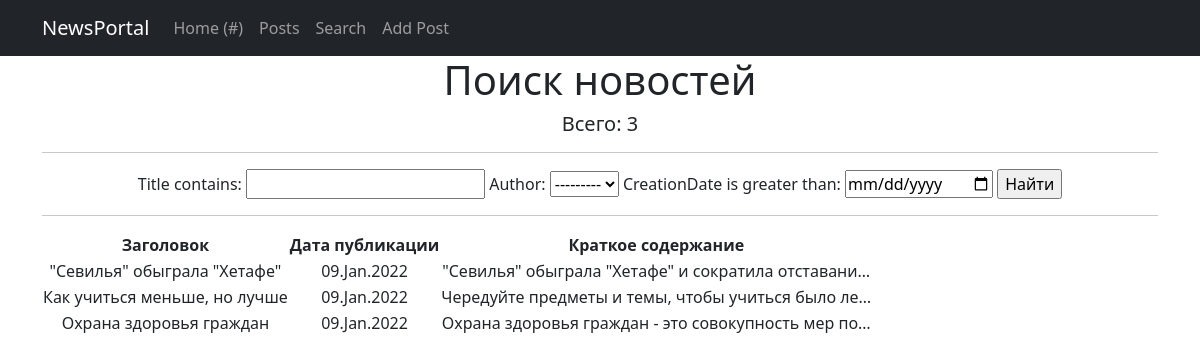
Before: /news/search with the older database file.
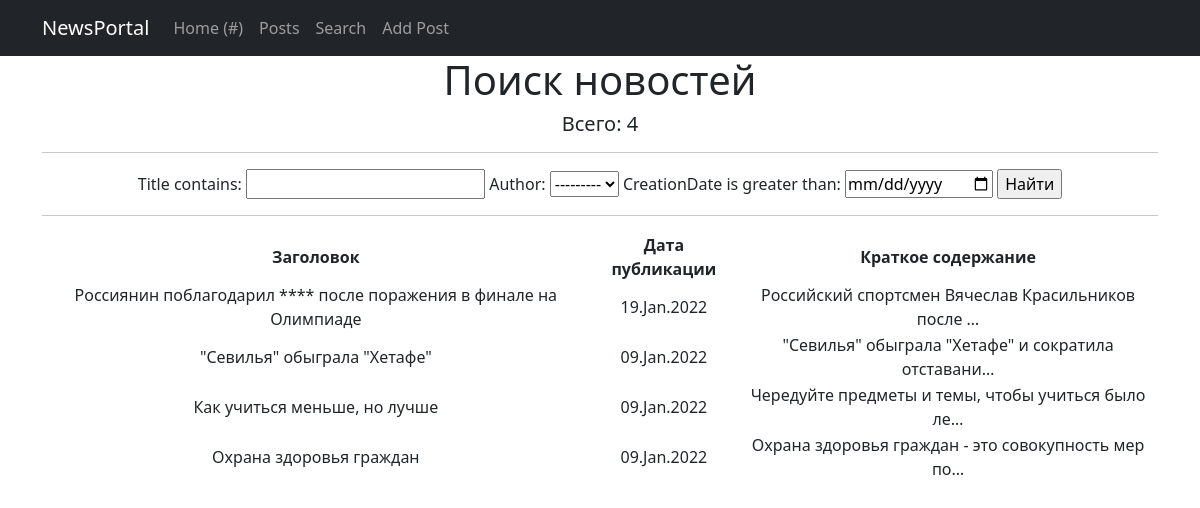
After: the same page with the newer database file.
### news/models.py (models this page shows, shortened)
class Post(models.Model):
    author = models.ForeignKey(Author, on_delete=models.CASCADE)
    NEWS = 'NW'
    ARTICLES = 'AR'
    CATEGORY_CHOICE = [
        (NEWS, 'Новости'),
        (ARTICLES, 'Статьи')
    ]
    categoryType = models.CharField(max_length=2, choices=CATEGORY_CHOICE, default=ARTICLES)
    creationDate = models.DateTimeField(auto_now_add=True)
    postCategory = models.ManyToManyField(Category, through='PostCategory')
    title = models.CharField(max_length=128)
    text = models.TextField()
    rate = models.SmallIntegerField(default=0)

### news/views.py (the view)
# urls.py: path('search', PostSearch.as_view()),
class PostSearch(ListView):
    model = Post
    template_name = 'search.html'
    context_object_name = 'news_search'
    ordering = ['-creationDate']
    def get_context_data(self, **kwargs):
        context = super().get_context_data(**kwargs)
        context['filter'] = NewsFilter(self.request.GET, queryset=self.get_queryset())
        return context

### news/models.py (called while the page is built)
    def __str__(self):
        return f'{self.authorUser.username}'

### news/templatetags/my_filters.py (called while the page is built)
@register.filter(name='censor')
def censor(value):
    text_list = str(value).split()
    bad_words = ['осёл', 'лошар', 'лопух',]
    for i, word in enumerate(text_list):
        if word.strip(',') in bad_words:
            text_list[i] = '****'
    value = ' '.join(text_list)
    return value

### news/templates/search.html (shortened to what this page needs)
{% extends 'flatpages/default.html' %}
{% load my_filters %}
{% block content %}
    <h1>Поиск новостей</h1>
    <h5>Всего: {{news_search|length}}</h5>
    <hr>
    <form method="GET">
        {{ filter.form }}
        <input type="submit" value="Найти">
    </form>
    <hr>
    {% if news_search %}
        <table>
            <tr>
                <th>
                    Заголовок
                </th>
                <th>
                    Дата публикации
                </th>
                <th>
                    Краткое содержание
                </th>
            </tr>
        {% for post in filter.qs %}
            <tr>
                <td>
                    {{ post.title|censor }}
                </td>
                <td>
                    {{ post.creationDate|date:'d.M.Y' }}
                </td>
                <td>
                    {{ post.text|truncatechars:50|censor }}
                </td>
            </tr>
        {% endfor %}
        </table>
    {% else %}
        <h2>Статей нет!</h2>
    {% endif %}
{% endblock content %}

Changed rows visible on the page:
added Post: title|censor "Россиянин поблагодарил **** после поражения в финале на Олимпиаде", creationDate "19.Jan.2022", text|censor "Российский спортсмен Вячеслав Красильников после …"
Other visible differences:
{{ news_search|length }}: "3" → "4"
